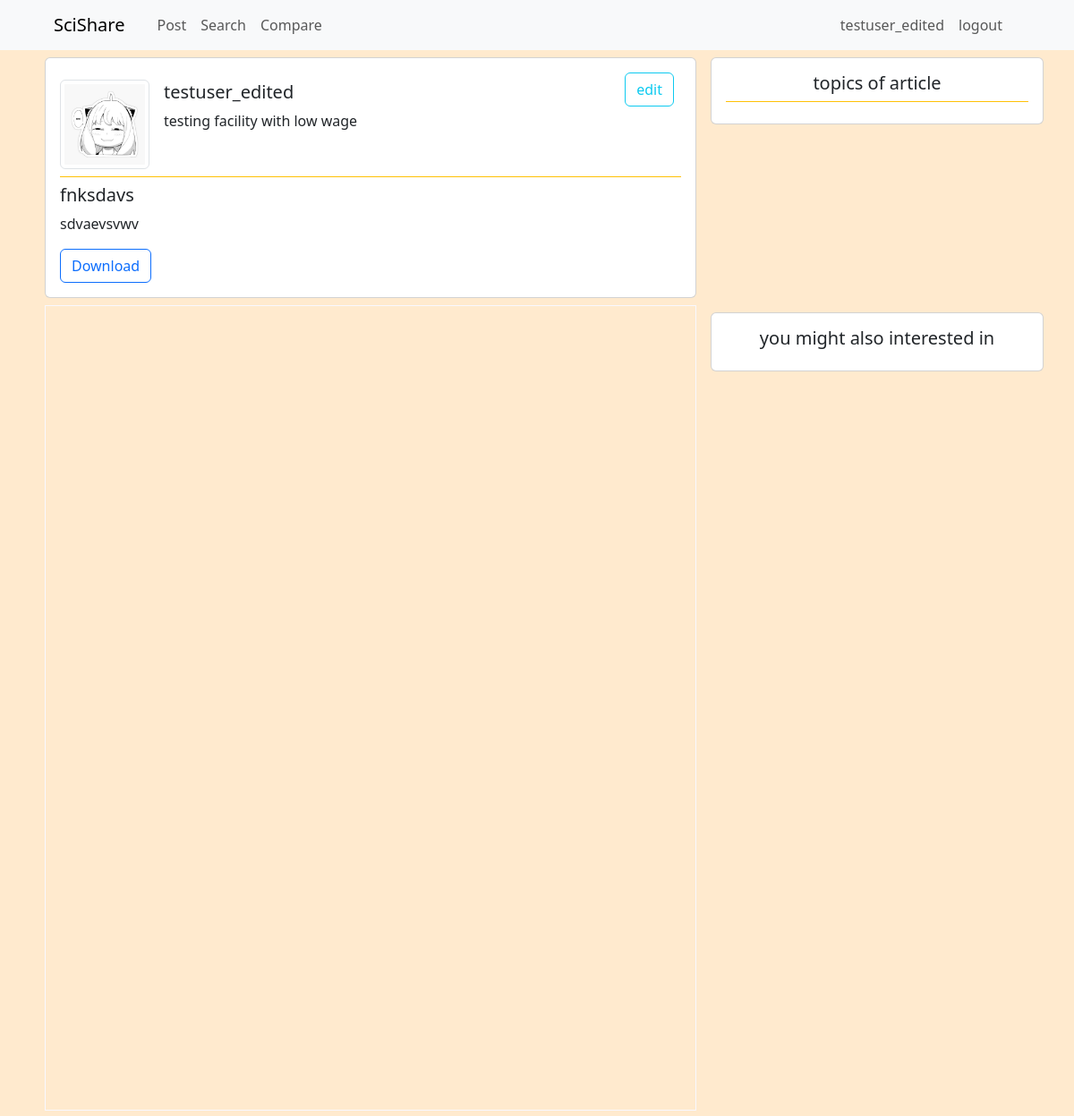
Screenshot of /view_post/27/ (signed in) with the database file from the repository.
### main/models.py (models this page shows, shortened)
class Profile(models.Model):
    user = models.ForeignKey(User, on_delete=models.CASCADE)
    profile_pic = models.ImageField(upload_to="profile_pics/", null=True, blank=True)
    work_at = models.CharField(max_length=50, null=True, blank=True)
    intro = models.TextField(max_length=200, null=True, blank=True)

### post/models.py (models this page shows, shortened)
class Post(models.Model):
    author = models.ForeignKey(User, on_delete=models.CASCADE)
    title = models.CharField(max_length=50)
    description = models.TextField(max_length=200)
    file = models.FileField(upload_to='papers/', validators=[ext_validator, validate_type])
    created = models.DateTimeField(auto_now_add=True)
    updated = models.DateTimeField(auto_now=True)

### post/views.py (the view)
# urls.py: path('view_post/<post_id>/', views.view_post, name='view_post'),
@login_required(login_url="/login")
def view_post(request, post_id):
    try:
        post = Post.objects.get(id = post_id)
    except Post.DoesNotExist:
        raise Http404('post not found')
    tags = Tag.objects.filter(post__id = post_id)
    profile = Profile.objects.get(user__id = post.author.pk)
    tag_posts = Post.objects.filter(tag__in=tags)
    similar_posts = []
    for tag_post in tag_posts:
        common_tags = tag_post.tag_set.filter(id__in=tags)
        if len(common_tags) >= 2 and tag_post != post and tag_post not in similar_posts:
            similar_posts.append(tag_post)
    context = {'post': post, 'tags':tags, 'profile':profile, 'similar_posts':similar_posts}
    return render(request, 'post/view_post.html', context)

### templates/post/view_post.html (shortened to what this page needs)
{% extends "main/base.html" %}
{% load static %}
{% block content %}
<div class="d-flex">
    <div class="col-8">
        <div class="card m-2">
            <div class="card-body">
                <div class="d-flex justify-content-between border-bottom border-warning">
                    <div class="d-flex">
                        {% if profile.profile_pic %}
                        <img src="{{ profile.profile_pic.url }}" alt="profile pic" class="img-fluid img-thumbnail mt-2 mb-2"
                            style="width: 100px; z-index: 1">
                        {% else %}
                        <img src="{% static "default_profile.png" %}" alt="profile pic" class="img-fluid img-thumbnail mt-2 mb-2"
                            style="width: 100px; z-index: 1">
                        {% endif %}
                        <div class="ms-3" style="margin-top: 10px;">
                            <a class="text-reset text-decoration-none" href="{% url 'profile' post.author.id %}"><h5>{{post.author.username}}</h5></a>
                            <p>{{profile.work_at}}</p>
                        </div>
                    </div>
                    {% if post.author == user %}
                    <a href="{% url "edit_post" post.id %}" class="btn btn-outline-info align-self-start d-inline-flex mx-2">edit</a>
                    {% endif %}
                </div>
                <div class="mt-2">
                    <h5 class="card-title">{{post.title}}</h5>
                    <p>{{post.description}}</p>
                    <a href="{{post.file.url}}" download class="btn btn-outline-primary">Download</a>
                </div>
            </div>
        </div>
    </div>
    <div class="col-4">
        <div class="card m-2 align-self-start" style="width: 100%;">
            <div class="card-body">
                <div class="border-bottom border-warning">
                    <h5 class="card-title text-center">topics of article</h5>
                </div>
            </div>
        </div>
    </div>
</div>
<div class="d-flex">
    <div class="col-8 px-2">
        <iframe class="embed-responsive-item" src="{{ post.file.url }}#toolbar=0&scrollbar=0" width="100%" height="900" style="border:1px solid ghostwhite;"></iframe>
    </div>
    <div class="col-4">
        <div class="card m-2 align-self-start" style="width: 100%;">
            <div class="card-body">
                <h5 class="text-center card-title">you might also interested in</h5>
            </div>
        </div>
    </div>
</div>
{% endblock %}

### templates/main/base.html (shortened to what this page needs)
<!DOCTYPE html>
<html>
    <head>
        {% load static %}
        <link href="https://cdn.jsdelivr.net/npm/bootstrap@5.3.3/dist/css/bootstrap.min.css" rel="stylesheet"
>
        <link href="{% static "base.css" %}" rel="stylesheet">
    </head>
    <body>
        <nav class="navbar navbar-expand-lg bg-light">
            <div class="container-fluid mx-5">
                <a class="navbar-brand" href="/home">SciShare</a>
                <div class="container-fluid d-flex justify-content-between">
                    <ul class="navbar-nav">
                        <li class="nav-item">
                            <a class="nav-link" href="/create_post">Post</a>
                        </li>
                        <li class="nav-item">
                            <a class="nav-link" href="/search">Search</a>
                        </li>
                        <li class="nav-item">
                            <a class="nav-link" href="/compare">Compare</a>
                        </li>
                    </ul>
                    {% if user.is_authenticated %}
                    <ul class="navbar-nav">
                        <li><a class="nav-link" aria-current="page" href="{% url 'profile' user.id %}" name="profile">{{user.username}}</a></li>
                        <li>
                            <form method="post" action="{% url 'logout' %}">
                                <button class="nav-link" type="submit">logout</button>
                            </form>
                        </li>
                    </ul>
                    {% else %}
                    <ul class="navbar-nav">
                        <li class="nav-item">
                            <a class="nav-link" href="/login">Login</a>
                        </li>
                    </ul>
                    {% endif %}
                </div>
            </div>
        </nav>
        <div class='container'>
            {% block content %}
            {% endblock %}
        </div>
    </body>
</html>

### static/base.css (style rules this page uses)
body { background-color: #ffeace; }

### rows the page displays
Profile: profile_pic (picture), work_at "testing facility with low wage"
Post: author.username "testuser_edited", title "fnksdavs", description "sdvaevsvwv"

### other values shown
{{ user.username }} "testuser_edited"
